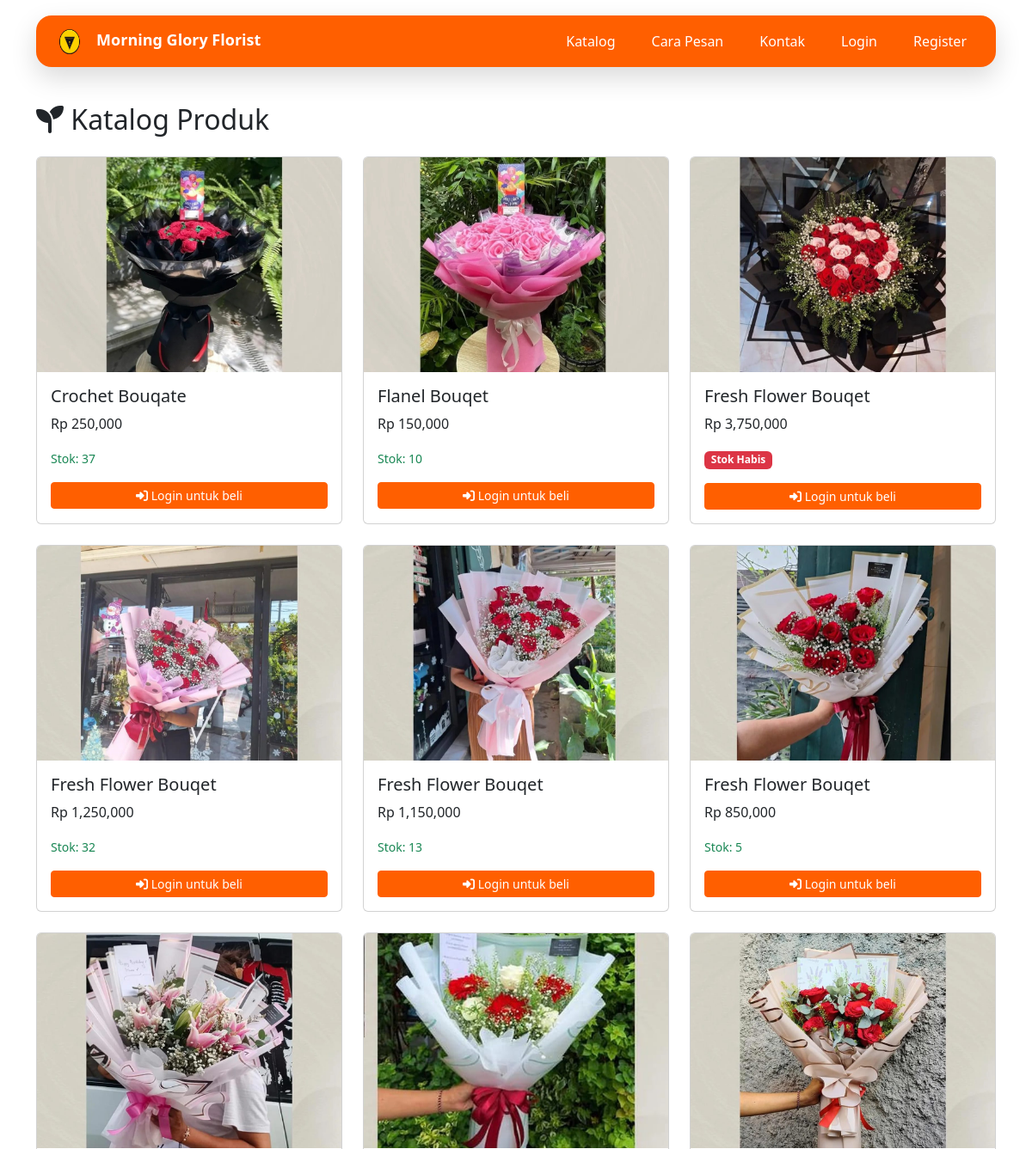
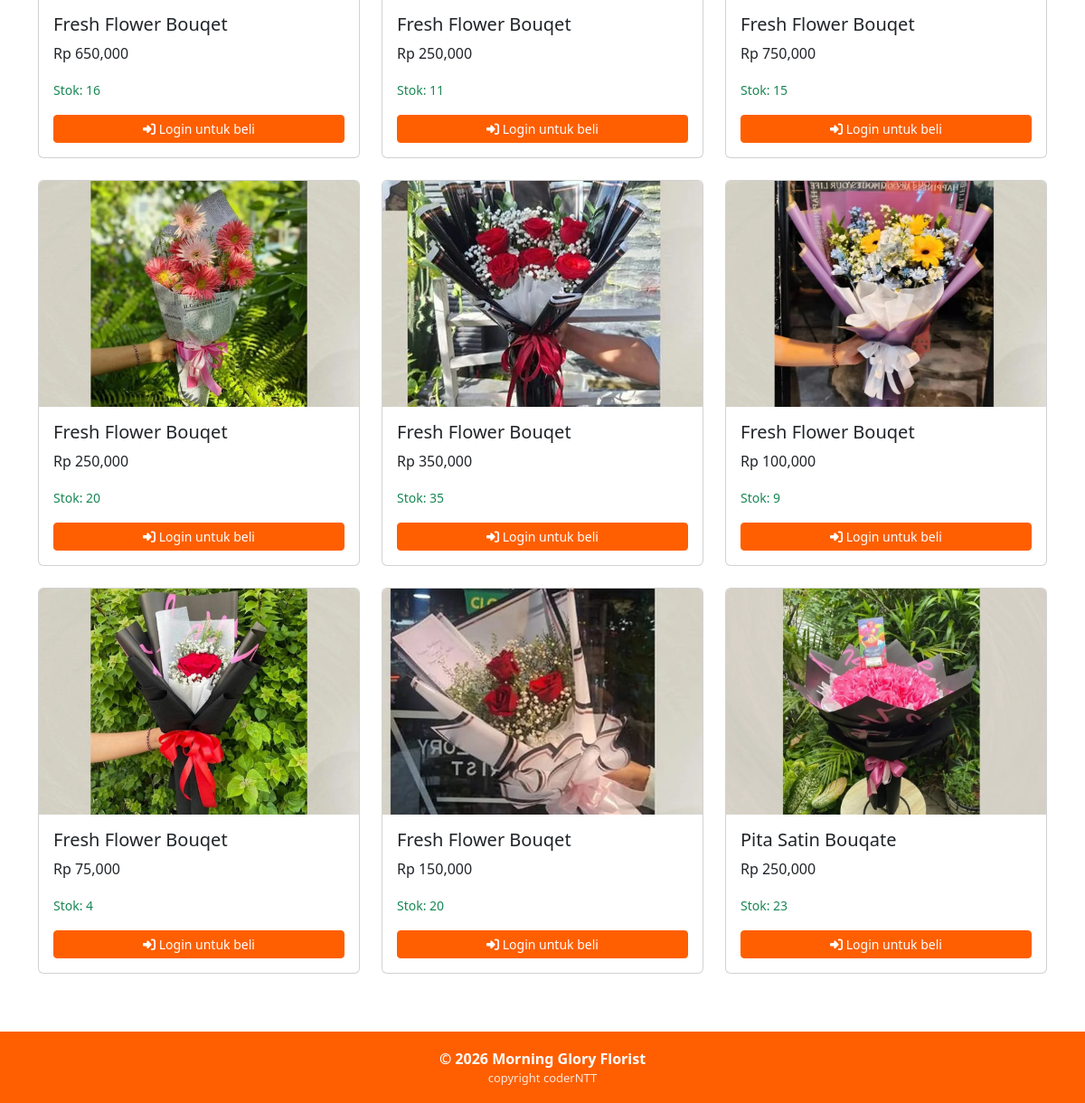
The page / on the database its author committed (2 pictures, top to bottom).
### core/models.py (models this page shows, shortened)
class Produk(models.Model):
    idProduk = models.AutoField(primary_key=True)
    namaProduk = models.CharField(max_length=50)
    hargaProduk = models.DecimalField(max_digits=12, decimal_places=2)
    stok = models.PositiveIntegerField(default=0)
    deskripsi = models.TextField(blank=True)
    foto = models.ImageField(upload_to='produk/', blank=True, null=True)
    class Meta:
        verbose_name = "Produk"
        verbose_name_plural = "Produk"

### core/views_pelanggan.py (the view)
def pelanggan_katalog(request):
    products = Produk.objects.all().order_by('namaProduk')
    context = {'products': products}
    return render(request, 'pelanggan/katalog.html', context)

### core/templates/pelanggan/katalog.html (shortened to what this page needs)
{% extends 'pelanggan/base.html' %}
{% load humanize %}
{% load static %}
{% block content %}
<h2 class="mb-4"><i class="fa-solid fa-seedling"></i> Katalog Produk</h2>
<div class="row">
    {% for product in products %}
    <div class="col-12 col-sm-6 col-lg-4 mb-4">
        <div class="card h-100">
            {% if product.foto %}
            <img src="{{ product.foto.url }}" class="card-img-top" alt="{{ product.namaProduk }}" style="height: 250px; object-fit: cover;">
            {% else %}
            <div class="card-img-top bg-light d-flex align-items-center justify-content-center" style="height: 250px;">
                <i class="fa-solid fa-seedling" style="font-size: 4rem; color: #ccc;"></i>
            </div>
            {% endif %}
            <div class="card-body">
                <h5 class="card-title">{{ product.namaProduk }}</h5>
                <p class="card-text">Rp {{ product.hargaProduk|floatformat:0|intcomma }}</p>
                <p class="card-text">
                    {% if product.stok > 0 %}
                        <small class="text-success">Stok: {{ product.stok }}</small>
                    {% else %}
                        <small class="badge bg-danger">Stok Habis</small>
                    {% endif %}
                </p>
                {% if request.session.pelanggan_id %}
                    {% if product.stok > 0 %}
                    <form method="post" action="{% url 'pelanggan_cart_add' product.idProduk %}" class="mt-2">
                        {% csrf_token %}
                        <div class="d-flex gap-2 align-items-center">
                            <input type="number" name="qty" value="1" min="1" max="{{ product.stok }}" class="form-control form-control-sm" style="max-width:90px;">
                            <button type="submit" class="btn btn-primary btn-sm" title="Tambah ke Keranjang">
                                <i class="fa-solid fa-cart-shopping"></i>
                            </button>
                            <a href="{% url 'pelanggan_produk_detail' product.idProduk %}" class="btn btn-outline-primary btn-sm" title="Detail">
                                <i class="fa-solid fa-eye"></i>
                            </a>
                        </div>
                    </form>
                    {% else %}
                    <div class="mt-2">
                        <a href="{% url 'pelanggan_produk_detail' product.idProduk %}" class="btn btn-outline-primary btn-sm w-100">
                            <i class="fa-solid fa-eye"></i> Lihat Detail
                        </a>
                    </div>
                    {% endif %}
                {% else %}
                <div class="mt-2">
                    <a href="{% url 'pelanggan_login' %}?next={{ request.path }}" class="btn btn-primary btn-sm w-100">
                        <i class="fa-solid fa-right-to-bracket"></i> Login untuk beli
                    </a>
                </div>
                {% endif %}
            </div>
        </div>
    </div>
    {% empty %}
    <div class="col-12">
        <p class="text-center">Belum ada produk tersedia.</p>
    </div>
    {% endfor %}
</div>
{% endblock %}

### core/templates/pelanggan/base.html (style rules this page uses)
:root { --primary-color: #FF5F00; --accent-color: #FFC300; }
body { overflow-x: hidden; }
.btn-primary { background-color: var(--primary-color); border-color: var(--primary-color); }

### rows shown on the page
Produk: foto (picture), namaProduk "Crochet Bouqate", hargaProduk "250,000", stok "37"
Produk: foto (picture), namaProduk "Flanel Bouqet", hargaProduk "150,000", stok "10"
Produk: foto (picture), namaProduk "Fresh Flower Bouqet", hargaProduk "3,750,000", stok "Stok Habis"
Produk: foto (picture), namaProduk "Fresh Flower Bouqet", hargaProduk "1,250,000", stok "32"
Produk: foto (picture), namaProduk "Fresh Flower Bouqet", hargaProduk "1,150,000", stok "13"
Produk: foto (picture), namaProduk "Fresh Flower Bouqet", hargaProduk "850,000", stok "5"
Produk: foto (picture), namaProduk "Fresh Flower Bouqet", hargaProduk "650,000", stok "16"
Produk: foto (picture), namaProduk "Fresh Flower Bouqet", hargaProduk "250,000", stok "11"
Produk: foto (picture), namaProduk "Fresh Flower Bouqet", hargaProduk "750,000", stok "15"
Produk: foto (picture), namaProduk "Fresh Flower Bouqet", hargaProduk "250,000", stok "20"
Produk: foto (picture), namaProduk "Fresh Flower Bouqet", hargaProduk "350,000", stok "35"
Produk: foto (picture), namaProduk "Fresh Flower Bouqet", hargaProduk "100,000", stok "9"
Produk: foto (picture), namaProduk "Fresh Flower Bouqet", hargaProduk "75,000", stok "4"
Produk: foto (picture), namaProduk "Fresh Flower Bouqet", hargaProduk "150,000", stok "20"
Produk: foto (picture), namaProduk "Pita Satin Bouqate", hargaProduk "250,000", stok "23"
